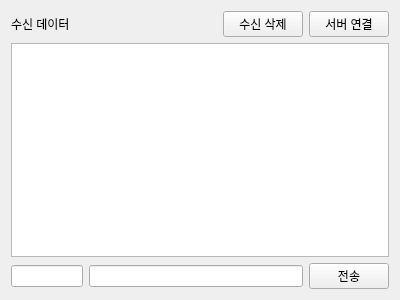
<?xml version="1.0" encoding="UTF-8"?>
<ui version="4.0">
 <class>Tab2SocketClient</class>
 <widget class="QWidget" name="Tab2SocketClient">
  <property name="geometry">
   <rect>
    <x>0</x>
    <y>0</y>
    <width>400</width>
    <height>300</height>
   </rect>
  </property>
  <property name="windowTitle">
   <string>Form</string>
  </property>
  <layout class="QVBoxLayout" name="verticalLayout_2">
   <item>
    <layout class="QVBoxLayout" name="verticalLayout" stretch="1,8,1">
     <item>
      <layout class="QHBoxLayout" name="horizontalLayout" stretch="6,2,2">
       <item>
        <widget class="QLabel" name="label">
         <property name="text">
          <string>수신 데이터</string>
         </property>
        </widget>
       </item>
       <item>
        <widget class="QPushButton" name="pPBRecvDataClear">
         <property name="text">
          <string>수신 삭제</string>
         </property>
        </widget>
       </item>
       <item>
        <widget class="QPushButton" name="pPBServerConnect">
         <property name="text">
          <string>서버 연결</string>
         </property>
         <property name="checkable">
          <bool>true</bool>
         </property>
        </widget>
       </item>
      </layout>
     </item>
     <item>
      <layout class="QHBoxLayout" name="horizontalLayout_2">
       <item>
        <widget class="QTextEdit" name="pTErecvData"/>
       </item>
      </layout>
     </item>
     <item>
      <layout class="QHBoxLayout" name="horizontalLayout_3" stretch="2,6,2">
       <item>
        <widget class="QLineEdit" name="pLErecvId"/>
       </item>
       <item>
        <widget class="QLineEdit" name="pLEsendData"/>
       </item>
       <item>
        <widget class="QPushButton" name="pPBsendButton">
         <property name="text">
          <string>전송</string>
         </property>
        </widget>
       </item>
      </layout>
     </item>
    </layout>
   </item>
  </layout>
 </widget>
 <resources/>
 <connections/>
</ui>
